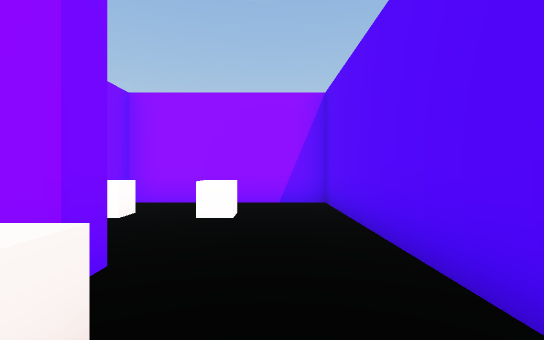
view 1 (above)

13 first-person views from a walk through a scene from a Unity 3-D project. The camera is 1.5 m above the floor, looks level and sees 85° across. The floor is counted in squares, 2 m on a side. Each view is taken from the middle of a square. On the plan, view 1 faces up. The plan holds only what a view shows up to about 10 squares ahead; the rest is blank. The place goes on beyond the plan. The player is left out.

view 2
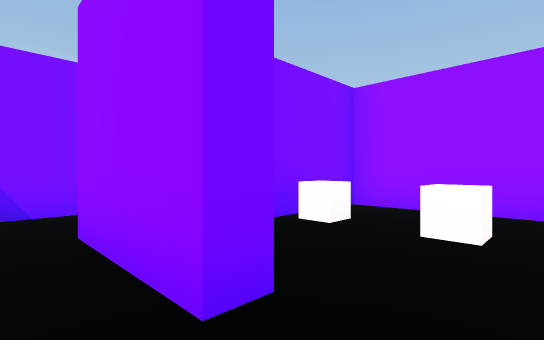

view 3
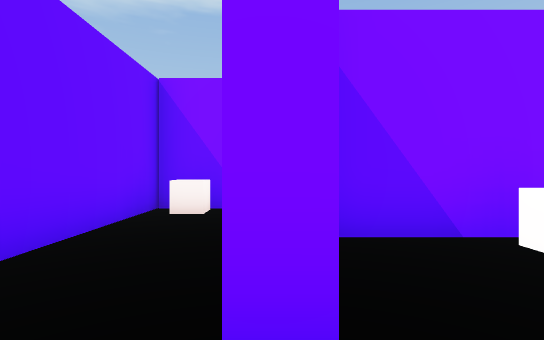

view 4
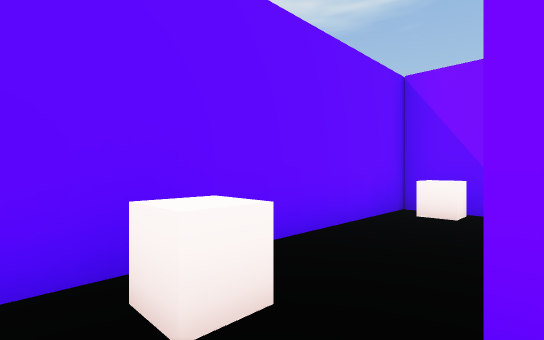

view 5
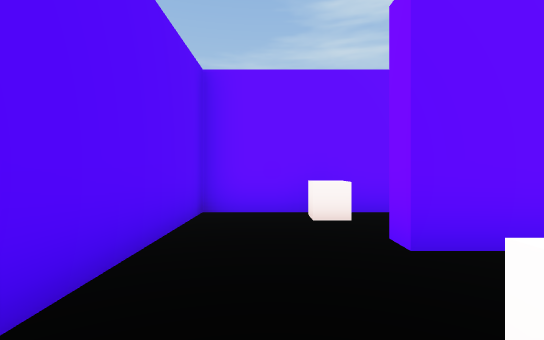

view 6
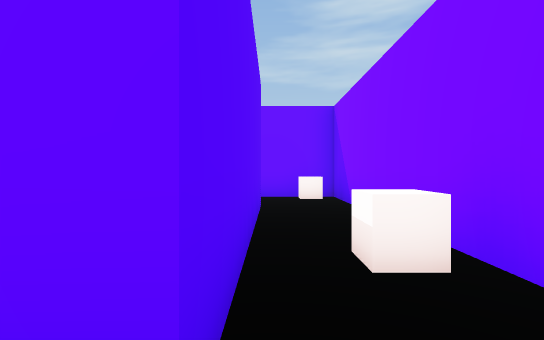

view 7
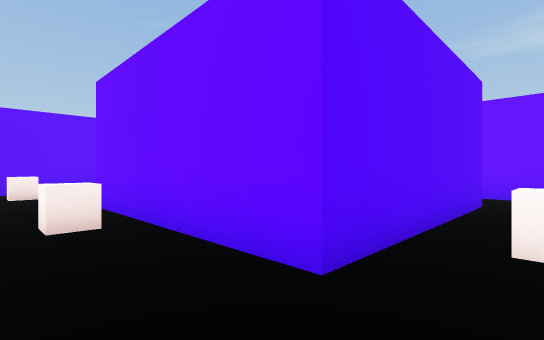

view 8
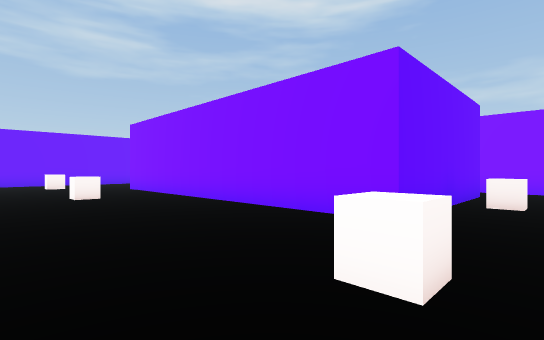

view 9
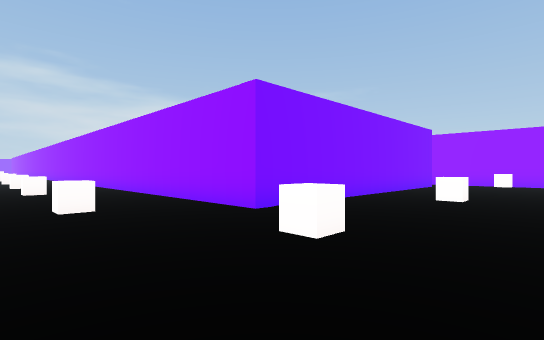

view 10
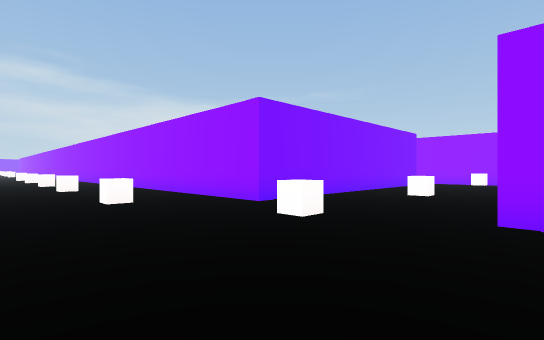

view 11
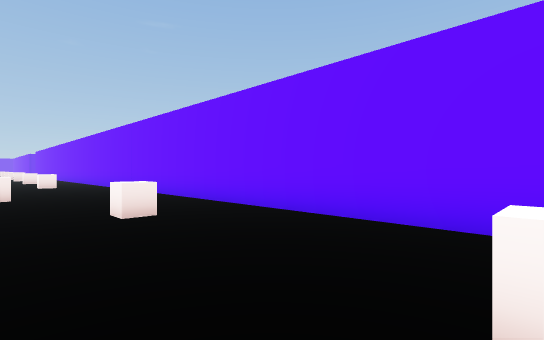

view 12
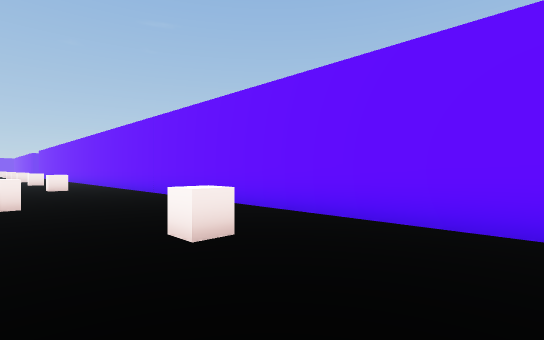

view 13
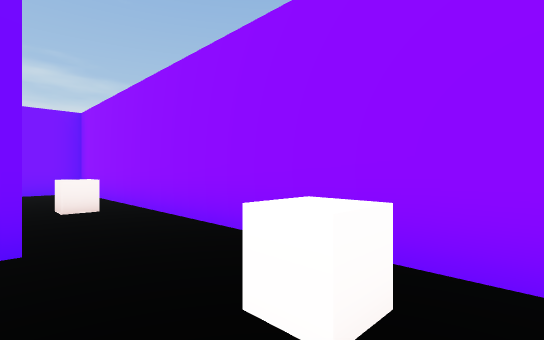

### Floor plan
Points are (right, up) in squares from view 1. A wall is a line through its corners. A room is listed if a view was taken in it or the views show most of it. See-through windows are left out.
Room 1 (views 1, 2, 3, 4, 5)
walls: (-2.5, 2.3) (-1.3, 2.3) (-1.3, 1.8) (-3.8, 1.8); (-5.7, 2.6) (-5.7, -0.2) (1.2, -0.2) (1.2, 6.8) (-3.3, 6.8) (-3.3, 2.6)
ways out: opening at (-5, 2) to room 2
objects: other object (-5, 1); other object (-3, 5); other object (-1, 5)
Room 2 (views 6, 7, 8, 9, 10, 11, 12, 13)
walls: (-4.9, -8.2) (7, -8.2); (-3.8, 1.8) (-3.8, 7.3) (1.7, 7.3) (1.7, -3.2) (-4.2, -3.2); (6.9, -3.2) (6.2, -3.2); (6.3, 6.1) (6.3, 8.5); (5, 9.3) (-5.7, 9.3) (-5.7, 2.6)
ways out: opening at (-5, 2) to room 1
objects: other object (-5, -6); other object (-5, 6); other object (-1, 8); other object (0, -6); other object (4, -4); other object (4, 1); other object (4, 8); other object (9, -6)

Positions as (right, up) in squares from view 1, and headings:
1: (0, 0), facing up
2: (0, 1), facing up-left
3: (0, 2), facing left
4: (0, 2), facing down-left
5: (0, 5), facing down
6: (-4, 8), facing down
7: (-5, 9), facing down-right
8: (6, 9), facing down-left
9: (6, -7), facing up-left
10: (7, -8), facing up-left
11: (-5, -4), facing down-right
12: (-3, -4), facing down-right
13: (5, 7), facing up-left
